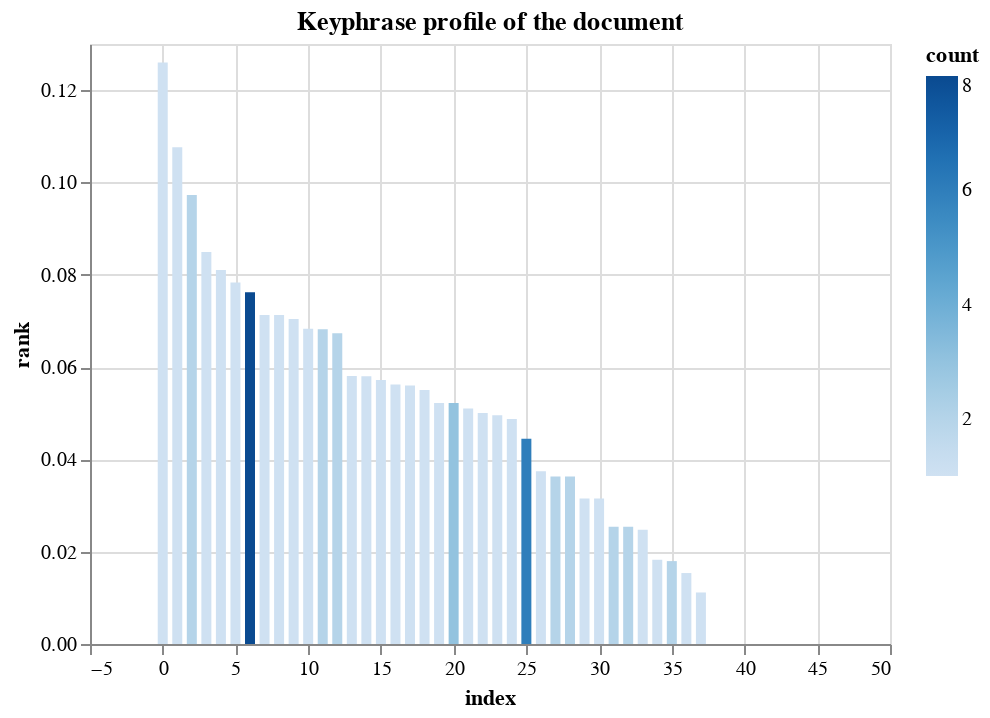

The notebook cell this image was saved under:
### Code cell
tr.plot_keyphrases()

### Figure 1 — Vega-Lite specification as saved in the notebook (floating-point values rounded to 4 significant figures)
{"config": {"view": {"continuousWidth": 400, "continuousHeight": 300}}, "data": {"name": "data-7fb407bdd0ff20e204d74c5f24c308ed"}, "mark": "bar", "encoding": {"color": {"field": "count", "type": "quantitative"}, "tooltip": [{"field": "text", "type": "nominal"}, {"field": "rank", "type": "quantitative"}, {"field": "count", "type": "quantitative"}], "x": {"field": "index", "type": "quantitative"}, "y": {"field": "rank", "type": "quantitative"}}, "title": "Keyphrase profile of the document", "$schema": "https://vega.github.io/schema/vega-lite/v4.17.0.json", "datasets": {"data-7fb407bdd0ff20e204d74c5f24c308ed": [{"index": 0, "text": "family welfare data", "count": 1, "rank": 0.126}, {"index": 1, "text": "Active cases", "count": 1, "rank": 0.1076}, {"index": 2, "text": "Covid-19", "count": 2, "rank": 0.09729}, {"index": 3, "text": "its lowest daily Covid-19 cases", "count": 1, "rank": 0.08494}, {"index": 4, "text": "deaths", "count": 1, "rank": 0.08106}, {"index": 5, "text": "the health ministry data", "count": 1, "rank": 0.07832}, {"index": 6, "text": "India", "count": 8, "rank": 0.07623}, {"index": 7, "text": "28,903 fresh cases", "count": 1, "rank": 0.0713}, {"index": 8, "text": "30,093 fresh cases", "count": 1, "rank": 0.0713}, {"index": 9, "text": "health", "count": 1, "rank": 0.0704}, {"index": 10, "text": "Indias Covid-19 tally", "count": 1, "rank": 0.06833}, {"index": 11, "text": "March", "count": 2, "rank": 0.0682}, {"index": 12, "text": "Tuesday", "count": 2, "rank": 0.06731}, {"index": 13, "text": "the Union ministry", "count": 1, "rank": 0.05804}, {"index": 14, "text": "daily", "count": 1, "rank": 0.05801}, {"index": 15, "text": "Indias recovery rate", "count": 1, "rank": 0.05719}, {"index": 16, "text": "the coronavirus disease", "count": 1, "rank": 0.0562}, {"index": 17, "text": "the Union ministry of health and\nfamily welfare data", "count": 1, "rank": 0.05598}, {"index": 18, "text": "the lowest death count", "count": 1, "rank": 0.05505}, {"index": 19, "text": "The country", "count": 1, "rank": 0.0522}, {"index": 20, "text": "the country", "count": 3, "rank": 0.0522}, {"index": 21, "text": "the current infections", "count": 1, "rank": 0.05103}, {"index": 22, "text": "the total infections", "count": 1, "rank": 0.05004}, {"index": 23, "text": "the death toll", "count": 1, "rank": 0.04958}, {"index": 24, "text": "the infectious disease", "count": 1, "rank": 0.04873}, {"index": 25, "text": "the last 24 hours", "count": 6, "rank": 0.04445}, {"index": 26, "text": "374 deaths", "count": 1, "rank": 0.03744}, {"index": 27, "text": "1.35%", "count": 2, "rank": 0.03631}, {"index": 28, "text": "97.32%", "count": 2, "rank": 0.03631}, {"index": 29, "text": "March 16", "count": 1, "rank": 0.0315}, {"index": 30, "text": "March 30", "count": 1, "rank": 0.0315}, {"index": 31, "text": "over four months", "count": 2, "rank": 0.02541}, {"index": 32, "text": "over three months", "count": 2, "rank": 0.02541}, {"index": 33, "text": "354 fatalities", "count": 1, "rank": 0.02475}, {"index": 34, "text": "At least 45,254 people", "count": 1, "rank": 0.01825}, {"index": 35, "text": "30,000-mark", "count": 2, "rank": 0.01796}, {"index": 36, "text": "These account", "count": 1, "rank": 0.01537}, {"index": 37, "text": "At least 45,254", "count": 1, "rank": 0.01116}, {"index": 38, "text": "15,535", "count": 1, "rank": 0.0}, {"index": 39, "text": "28,903", "count": 1, "rank": 0.0}, {"index": 40, "text": "30,093", "count": 1, "rank": 0.0}, {"index": 41, "text": "354", "count": 1, "rank": 0.0}, {"index": 42, "text": "374", "count": 1, "rank": 0.0}, {"index": 43, "text": "400", "count": 1, "rank": 0.0}, {"index": 44, "text": "406,130", "count": 1, "rank": 0.0}, {"index": 45, "text": "414,482", "count": 1, "rank": 0.0}, {"index": 46, "text": "This", "count": 1, "rank": 0.0}, {"index": 47, "text": "it", "count": 1, "rank": 0.0}]}}
